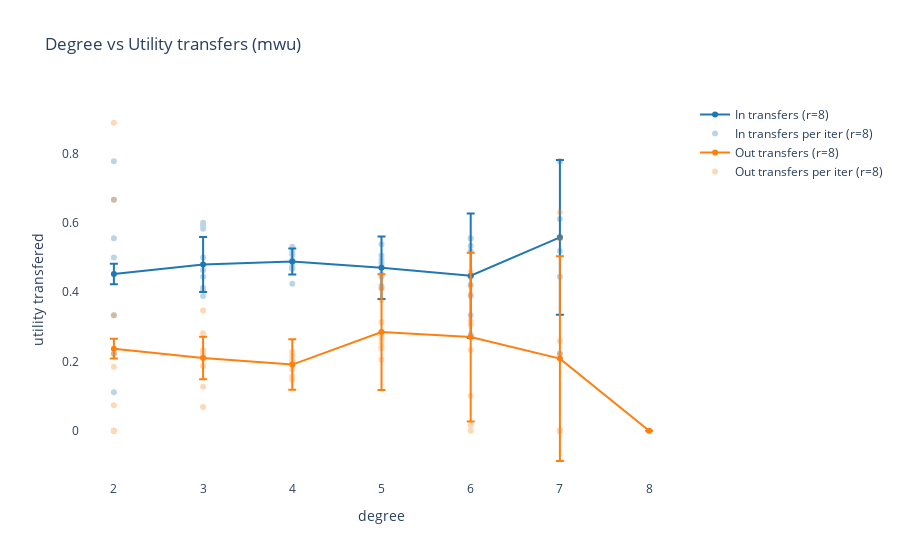
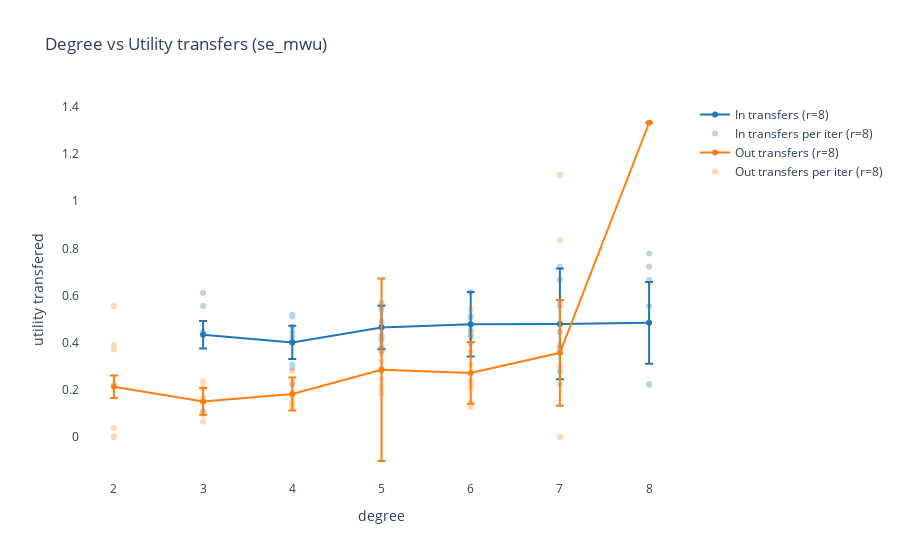
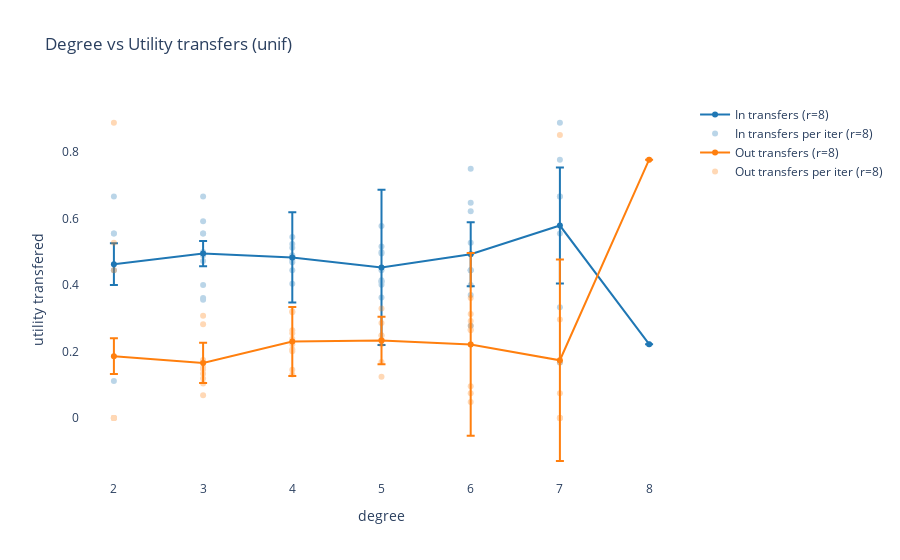
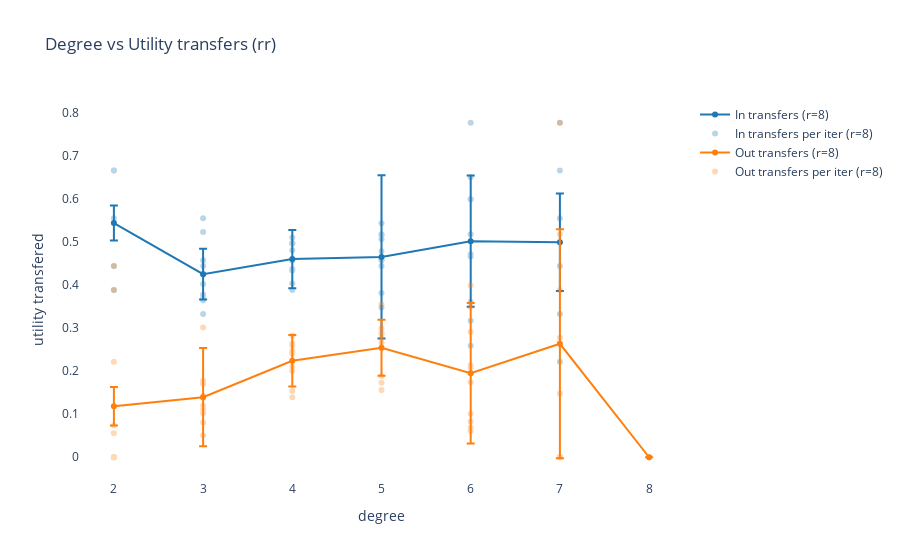

The notebook cell these images were saved under, in order:
### Code cell
vis = StrategyVis(kgrid_data)

### Figure 1 — Plotly figure (JSON) as saved in the notebook; plotly's stock layout.template omitted (floating-point values rounded to 4 significant figures)
{"data": [{"error_y": {"array": [0.02933, 0.07942, 0.03744, 0.09039, 0.1799, 0.2231], "type": "data", "visible": true}, "hoverinfo": "skip", "marker": {"color": "rgb(31, 119, 180)"}, "mode": "lines+markers", "name": "In transfers (r=8)", "type": "scatter", "x": [2, 3, 4, 5, 6, 7], "y": [0.4524, 0.48, 0.4883, 0.4704, 0.4474, 0.5582]}, {"hoverinfo": "skip", "marker": {"color": "rgb(31, 119, 180)"}, "mode": "markers", "name": "In transfers per iter (r=8)", "opacity": 0.3, "type": "scatter", "x": [4, 4, 4, 4, 4, 4, 4, 4, 4, 4, 3, 3, 3, 3, 3, 3, 3, 3, 3, 3, 5, 5, 5, 5, 5, 5, 5, 5, 5, 5, 6, 6, 6, 6, 6, 6, 6, 6, 6, 6, 7, 7, 7, 7, 7, 7, 7, 2, 2, 2, 2, 2, 2, 2], "y": [0.5169, 0.4877, 0.4938, 0.4242, 0.5079, 0.4691, 0.4747, 0.5093, 0.4678, 0.5314, 0.4444, 0.5833, 0.4074, 0.4127, 0.6, 0.4074, 0.5, 0.5926, 0.3889, 0.463, 0.4722, 0.4938, 0.4444, 0.4519, 0.5062, 0.4118, 0.5385, 0.418, 0.4854, 0.4815, 0.3889, 0.4222, 0.5185, 0.5556, 0.3333, 0.2778, 0.4444, 0.5556, 0.5333, 0.4444, 0.4444, 0.2222, 0.5556, 0.7778, 0.7778, 0.6111, 0.5185, 0.1111, 0.5, 0.5556, 0.7778, 0.2222, 0.3333, 0.6667]}, {"error_y": {"array": [0.02867, 0.06117, 0.07277, 0.1671, 0.2435, 0.2955, 0], "type": "data", "visible": true}, "hoverinfo": "skip", "marker": {"color": "rgb(255, 127, 14)"}, "mode": "lines+markers", "name": "Out transfers (r=8)", "type": "scatter", "x": [2, 3, 4, 5, 6, 7, 8], "y": [0.237, 0.21, 0.1911, 0.2849, 0.2704, 0.2083, 0]}, {"hoverinfo": "skip", "marker": {"color": "rgb(255, 127, 14)"}, "mode": "markers", "name": "Out transfers per iter (r=8)", "opacity": 0.3, "type": "scatter", "x": [4, 4, 4, 4, 4, 4, 4, 4, 4, 4, 5, 5, 5, 5, 5, 5, 5, 5, 5, 5, 3, 3, 3, 3, 3, 3, 3, 3, 3, 3, 6, 6, 6, 6, 6, 6, 6, 6, 6, 6, 7, 7, 7, 7, 7, 7, 7, 7, 2, 2, 2, 2, 2, 2, 2, 2, 2, 2, 8], "y": [0.1538, 0.1772, 0.1471, 0.2275, 0.1975, 0.1574, 0.2037, 0.2262, 0.2167, 0.2037, 0.3143, 0.2635, 0.275, 0.2396, 0.251, 0.2386, 0.2054, 0.2737, 0.3778, 0.4097, 0.188, 0.188, 0.2323, 0.2815, 0.3472, 0.127, 0.2148, 0.2222, 0.2308, 0.06838, 0.4167, 0.3077, 0, 0.3175, 0.4583, 0.2333, 0.4583, 0.101, 0.01587, 0.3951, 0.5556, 0.6296, 0, 0, 0, 0.2222, 0, 0.2593, 0.2222, 0, 0.3333, 0.07407, 0.1852, 0.6667, 0.8889, 0, 0, 0, 0]}], "layout": {"plot_bgcolor": "rgba(0,0,0,0)", "showlegend": true, "title": {"text": "Degree vs Utility transfers (mwu)"}, "xaxis": {"title": {"text": "degree"}}, "yaxis": {"title": {"text": "utility transfered"}}}}

### Figure 2 — Plotly figure (JSON) as saved in the notebook; plotly's stock layout.template omitted (floating-point values rounded to 4 significant figures)
{"data": [{"error_y": {"array": [0.05877, 0.0708, 0.09271, 0.1367, 0.2352, 0.1736], "type": "data", "visible": true}, "hoverinfo": "skip", "marker": {"color": "rgb(31, 119, 180)"}, "mode": "lines+markers", "name": "In transfers (r=8)", "type": "scatter", "x": [3, 4, 5, 6, 7, 8], "y": [0.4333, 0.4006, 0.4641, 0.4781, 0.479, 0.4841]}, {"hoverinfo": "skip", "marker": {"color": "rgb(31, 119, 180)"}, "mode": "markers", "name": "In transfers per iter (r=8)", "opacity": 0.3, "type": "scatter", "x": [6, 6, 6, 6, 6, 6, 6, 6, 6, 6, 5, 5, 5, 5, 5, 5, 5, 5, 5, 5, 4, 4, 4, 4, 4, 4, 4, 4, 4, 4, 7, 7, 7, 7, 7, 7, 7, 7, 7, 7, 8, 8, 8, 8, 8, 8, 8, 3, 3, 3, 3, 3], "y": [0.5072, 0.5111, 0.4269, 0.4524, 0.6148, 0.3977, 0.4762, 0.5123, 0.4514, 0.4306, 0.5404, 0.4097, 0.3657, 0.4296, 0.5602, 0.4795, 0.4899, 0.3778, 0.4198, 0.5686, 0.5111, 0.4127, 0.4667, 0.2917, 0.4074, 0.4259, 0.3056, 0.5185, 0.2222, 0.4444, 0.4444, 0.5679, 0.3778, 0.2778, 0.3778, 0.5556, 0.3556, 0.4444, 0.6667, 0.7222, 0.2222, 0.7222, 0.6667, 0.2222, 0.7778, 0.2222, 0.5556, 0.1111, 0.4444, 0.6111, 0.5556, 0.4444]}, {"error_y": {"array": [0.04772, 0.05696, 0.06993, 0.3874, 0.1313, 0.2243, 0], "type": "data", "visible": true}, "hoverinfo": "skip", "marker": {"color": "rgb(255, 127, 14)"}, "mode": "lines+markers", "name": "Out transfers (r=8)", "type": "scatter", "x": [2, 3, 4, 5, 6, 7, 8], "y": [0.213, 0.1501, 0.1817, 0.2847, 0.2714, 0.3565, 1.333]}, {"hoverinfo": "skip", "marker": {"color": "rgb(255, 127, 14)"}, "mode": "markers", "name": "Out transfers per iter (r=8)", "opacity": 0.3, "type": "scatter", "x": [4, 4, 4, 4, 4, 4, 4, 4, 4, 4, 3, 3, 3, 3, 3, 3, 3, 3, 3, 3, 5, 5, 5, 5, 5, 5, 5, 5, 5, 5, 7, 7, 7, 7, 7, 7, 7, 7, 6, 6, 6, 6, 6, 6, 6, 6, 6, 6, 2, 2, 2, 2, 2, 2, 2, 2, 2, 2, 8], "y": [0.2279, 0.2342, 0.1441, 0.1878, 0.279, 0.1389, 0.127, 0.1627, 0.175, 0.1402, 0.09402, 0.2051, 0.101, 0.1481, 0.2292, 0.1667, 0.237, 0.06349, 0.1026, 0.1538, 0.381, 0.3206, 0.2806, 0.1806, 0.2881, 0.1993, 0.3805, 0.2466, 0.2159, 0.3542, 0.3889, 1.111, 0, 0, 0.8333, 0.2963, 0, 0.2222, 0.3056, 0.2393, 0.125, 0.2222, 0.5417, 0.4333, 0.3611, 0.1313, 0.2063, 0.1481, 0.3704, 0, 0.5556, 0, 0.03704, 0.5556, 0, 0.2222, 0.3889, 0, 1.333]}], "layout": {"plot_bgcolor": "rgba(0,0,0,0)", "showlegend": true, "title": {"text": "Degree vs Utility transfers (se_mwu)"}, "xaxis": {"title": {"text": "degree"}}, "yaxis": {"title": {"text": "utility transfered"}}}}

### Figure 3 — Plotly figure (JSON) as saved in the notebook; plotly's stock layout.template omitted (floating-point values rounded to 4 significant figures)
{"data": [{"error_y": {"array": [0.06284, 0.03798, 0.1361, 0.2336, 0.09659, 0.1747, 0], "type": "data", "visible": true}, "hoverinfo": "skip", "marker": {"color": "rgb(31, 119, 180)"}, "mode": "lines+markers", "name": "In transfers (r=8)", "type": "scatter", "x": [2, 3, 4, 5, 6, 7, 8], "y": [0.463, 0.4948, 0.4834, 0.4532, 0.493, 0.5794, 0.2222]}, {"hoverinfo": "skip", "marker": {"color": "rgb(31, 119, 180)"}, "mode": "markers", "name": "In transfers per iter (r=8)", "opacity": 0.3, "type": "scatter", "x": [5, 5, 5, 5, 5, 5, 5, 5, 5, 5, 4, 4, 4, 4, 4, 4, 4, 4, 4, 4, 6, 6, 6, 6, 6, 6, 6, 6, 6, 6, 7, 7, 7, 7, 7, 7, 7, 3, 3, 3, 3, 3, 3, 3, 3, 3, 3, 2, 2, 2, 2, 2, 2, 8], "y": [0.4444, 0.4949, 0.4091, 0.363, 0.5159, 0.4148, 0.4012, 0.5778, 0.5, 0.4111, 0.404, 0.4833, 0.5238, 0.4691, 0.545, 0.4861, 0.4899, 0.5128, 0.4444, 0.4753, 0.4444, 0.6481, 0.4, 0.5278, 0.3704, 0.2778, 0.4444, 0.6222, 0.75, 0.4444, 0.3333, 0.1667, 0.6667, 0.5556, 0.7778, 0.6667, 0.8889, 0.5926, 0.5556, 0.6667, 0.3611, 0.5, 0.4, 0.4722, 0.5556, 0.3556, 0.4889, 0.1111, 0.4444, 0.4444, 0.5556, 0.5556, 0.6667, 0.2222]}, {"error_y": {"array": [0.05361, 0.06037, 0.1038, 0.07137, 0.2751, 0.3033, 0], "type": "data", "visible": true}, "hoverinfo": "skip", "marker": {"color": "rgb(255, 127, 14)"}, "mode": "lines+markers", "name": "Out transfers (r=8)", "type": "scatter", "x": [2, 3, 4, 5, 6, 7, 8], "y": [0.1861, 0.1657, 0.2303, 0.2331, 0.2213, 0.1736, 0.7778]}, {"hoverinfo": "skip", "marker": {"color": "rgb(255, 127, 14)"}, "mode": "markers", "name": "Out transfers per iter (r=8)", "opacity": 0.3, "type": "scatter", "x": [5, 5, 5, 5, 5, 5, 5, 5, 5, 5, 4, 4, 4, 4, 4, 4, 4, 4, 4, 4, 6, 6, 6, 6, 6, 6, 6, 6, 6, 6, 3, 3, 3, 3, 3, 3, 3, 3, 3, 3, 7, 7, 7, 7, 7, 7, 7, 7, 2, 2, 2, 2, 2, 2, 2, 2, 2, 2, 8], "y": [0.2857, 0.2349, 0.2361, 0.3299, 0.1687, 0.1242, 0.2323, 0.2493, 0.2476, 0.2222, 0.1453, 0.3213, 0.2553, 0.2381, 0.3185, 0.2068, 0.2011, 0.131, 0.2639, 0.2222, 0.3611, 0.2222, 0.2778, 0.09524, 0.2639, 0.2667, 0.2917, 0.3131, 0.04762, 0.07407, 0.1709, 0.3077, 0.1515, 0.1333, 0.1458, 0.119, 0.1037, 0.1746, 0.2821, 0.06838, 0, 0.2963, 0, 0, 0.1667, 0.8519, 0, 0.07407, 0.4444, 0, 0, 0, 0, 0.5278, 0.8889, 0, 0, 0, 0.7778]}], "layout": {"plot_bgcolor": "rgba(0,0,0,0)", "showlegend": true, "title": {"text": "Degree vs Utility transfers (unif)"}, "xaxis": {"title": {"text": "degree"}}, "yaxis": {"title": {"text": "utility transfered"}}}}

### Figure 4 — Plotly figure (JSON) as saved in the notebook; plotly's stock layout.template omitted (floating-point values rounded to 4 significant figures)
{"data": [{"error_y": {"array": [0.04071, 0.05886, 0.06782, 0.1898, 0.1525, 0.1133], "type": "data", "visible": true}, "hoverinfo": "skip", "marker": {"color": "rgb(31, 119, 180)"}, "mode": "lines+markers", "name": "In transfers (r=8)", "type": "scatter", "x": [2, 3, 4, 5, 6, 7], "y": [0.5444, 0.4257, 0.4607, 0.4657, 0.5024, 0.5]}, {"hoverinfo": "skip", "marker": {"color": "rgb(31, 119, 180)"}, "mode": "markers", "name": "In transfers per iter (r=8)", "opacity": 0.3, "type": "scatter", "x": [4, 4, 4, 4, 4, 4, 4, 4, 4, 4, 5, 5, 5, 5, 5, 5, 5, 5, 5, 5, 3, 3, 3, 3, 3, 3, 3, 3, 3, 3, 7, 7, 7, 7, 7, 7, 6, 6, 6, 6, 6, 6, 6, 6, 6, 6, 2, 2, 2, 2, 2], "y": [0.5111, 0.4575, 0.3889, 0.4974, 0.4379, 0.4971, 0.4815, 0.4343, 0.404, 0.4974, 0.4593, 0.5185, 0.4583, 0.4444, 0.4792, 0.3485, 0.5163, 0.5439, 0.5069, 0.3819, 0.4444, 0.5556, 0.4259, 0.3651, 0.3778, 0.4583, 0.5238, 0.3333, 0.4028, 0.3704, 0.2222, 0.3333, 0.5556, 0.7778, 0.6667, 0.4444, 0.7778, 0.6508, 0.2593, 0.4667, 0.3611, 0.6, 0.4722, 0.3175, 0.6, 0.5185, 0.6667, 0.3889, 0.5556, 0.4444, 0.6667]}, {"error_y": {"array": [0.04486, 0.1144, 0.05976, 0.06521, 0.1632, 0.2662, 0], "type": "data", "visible": true}, "hoverinfo": "skip", "marker": {"color": "rgb(255, 127, 14)"}, "mode": "lines+markers", "name": "Out transfers (r=8)", "type": "scatter", "x": [2, 3, 4, 5, 6, 7, 8], "y": [0.1185, 0.1397, 0.2244, 0.2547, 0.1953, 0.2639, 0]}, {"hoverinfo": "skip", "marker": {"color": "rgb(255, 127, 14)"}, "mode": "markers", "name": "Out transfers per iter (r=8)", "opacity": 0.3, "type": "scatter", "x": [4, 4, 4, 4, 4, 4, 4, 4, 4, 4, 6, 6, 6, 6, 6, 6, 6, 6, 6, 6, 5, 5, 5, 5, 5, 5, 5, 5, 5, 5, 3, 3, 3, 3, 3, 3, 3, 3, 3, 3, 2, 2, 2, 2, 2, 2, 2, 2, 2, 2, 7, 7, 7, 7, 7, 7, 7, 7, 8], "y": [0.1396, 0.2432, 0.2012, 0.2593, 0.2642, 0.2469, 0.2407, 0.1548, 0.2111, 0.2831, 0.2083, 0.2137, 0.06944, 0.3492, 0.08333, 0.4, 0.2917, 0.101, 0.1746, 0.06173, 0.2857, 0.2667, 0.1889, 0.2535, 0.1564, 0.1732, 0.2997, 0.29, 0.3556, 0.2778, 0.1197, 0.1026, 0.08081, 0.1111, 0.1389, 0.3016, 0.1778, 0.1429, 0.1709, 0.05128, 0.2222, 0, 0, 0.07407, 0, 0.3889, 0.4444, 0, 0.05556, 0, 0.2778, 0.5185, 0, 0, 0, 0.1481, 0.3889, 0.7778, 0]}], "layout": {"plot_bgcolor": "rgba(0,0,0,0)", "showlegend": true, "title": {"text": "Degree vs Utility transfers (rr)"}, "xaxis": {"title": {"text": "degree"}}, "yaxis": {"title": {"text": "utility transfered"}}}}
